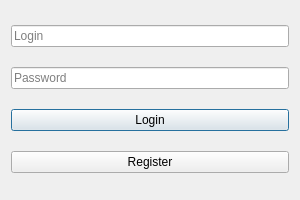
<?xml version="1.0" encoding="UTF-8"?>
<ui version="4.0">
 <class>LoginDialog</class>
 <widget class="QDialog" name="LoginDialog">
  <property name="geometry">
   <rect>
    <x>0</x>
    <y>0</y>
    <width>300</width>
    <height>200</height>
   </rect>
  </property>
  <property name="windowTitle">
   <string>Auth / Reg</string>
  </property>
  <layout class="QVBoxLayout" name="verticalLayout">
   <item>
    <widget class="QLineEdit" name="loginEdit">
     <property name="placeholderText">
      <string>Login</string>
     </property>
    </widget>
   </item>
   <item>
    <widget class="QLineEdit" name="passwordEdit">
     <property name="echoMode">
      <enum>QLineEdit::Password</enum>
     </property>
     <property name="placeholderText">
      <string>Password</string>
     </property>
    </widget>
   </item>
   <item>
    <widget class="QPushButton" name="authBtn">
     <property name="text">
      <string>Login</string>
     </property>
    </widget>
   </item>
   <item>
    <widget class="QPushButton" name="regBtn">
     <property name="text">
      <string>Register</string>
     </property>
    </widget>
   </item>
  </layout>
 </widget>
 <resources/>
 <connections/>
</ui>
